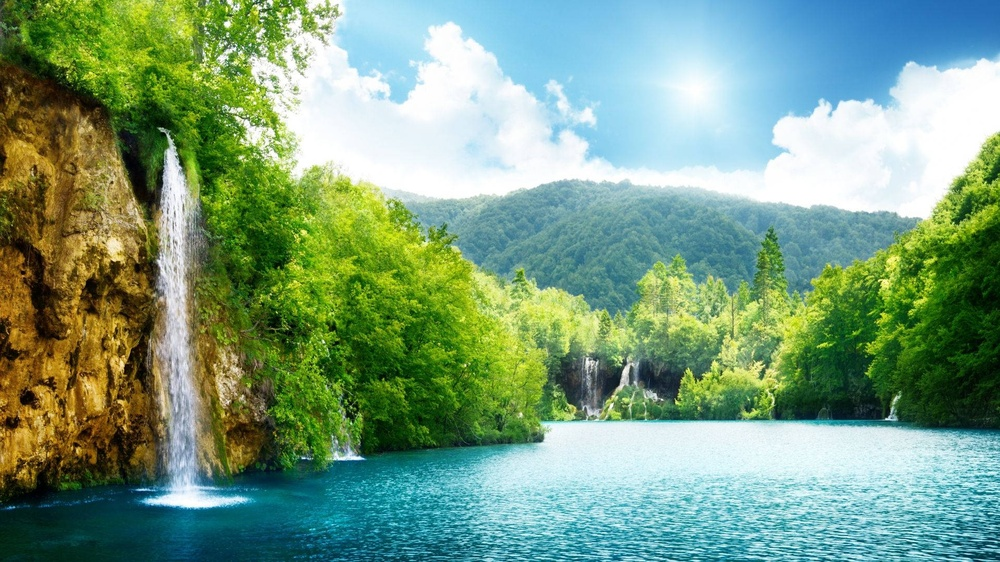
#> input picture codes/non_linear_filters/images/image.jpg, 1000 x 562 px, shrunk from 1920 x 1080 before the run, found by its file name
$ python removing_objects.py
#> lines starting #> are read from the running program, lines starting #| are printed output that depends on the picture; after the words box and inside, x2 and y2 are one past the last pixel; in counts of white or black regions, pixels touching at a corner belong together
import cv2
import numpy as np
import matplotlib.pyplot as plt


img = cv2.imread('./images/image.jpg', cv2.IMREAD_GRAYSCALE)
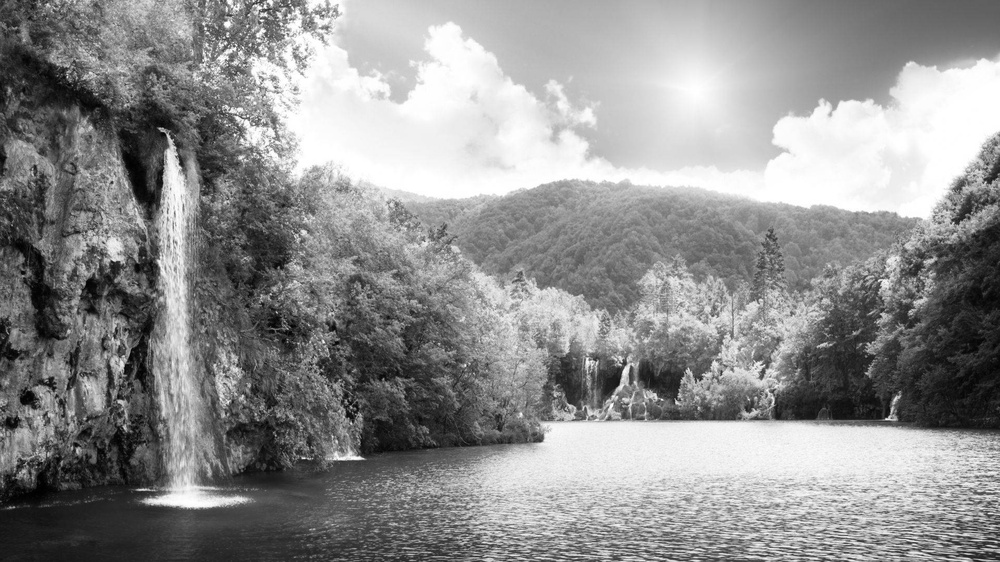
#> img: shape (562, 1000); min 0, max 255, mean 143
ret, img = cv2.threshold(img, 0, 255, cv2.THRESH_BINARY+cv2.THRESH_OTSU)
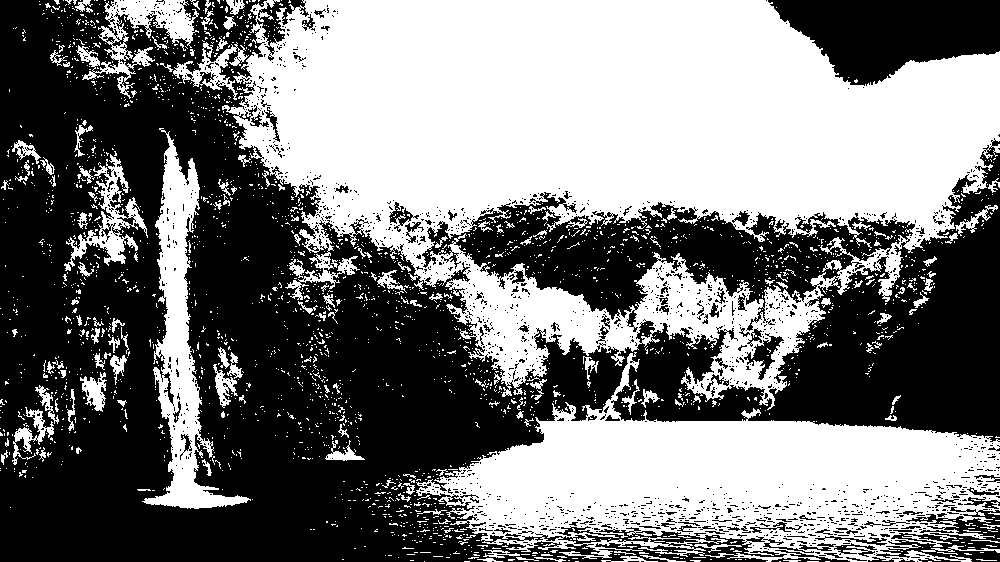
#> img: shape (562, 1000); 47.9% white; 2453 white regions (2282 under 20 px), largest, box (x1, y1, x2, y2) and area: (222, 0, 1000, 410) 173828, (416, 352, 1000, 562) 59028, (142, 128, 251, 509) 11016
#> ret = 145

#  cross kernel
kernel = cv2.getStructuringElement(cv2.MORPH_CROSS, (5, 5))

# erosion
shrink = cv2.erode(img, kernel, iterations=3)
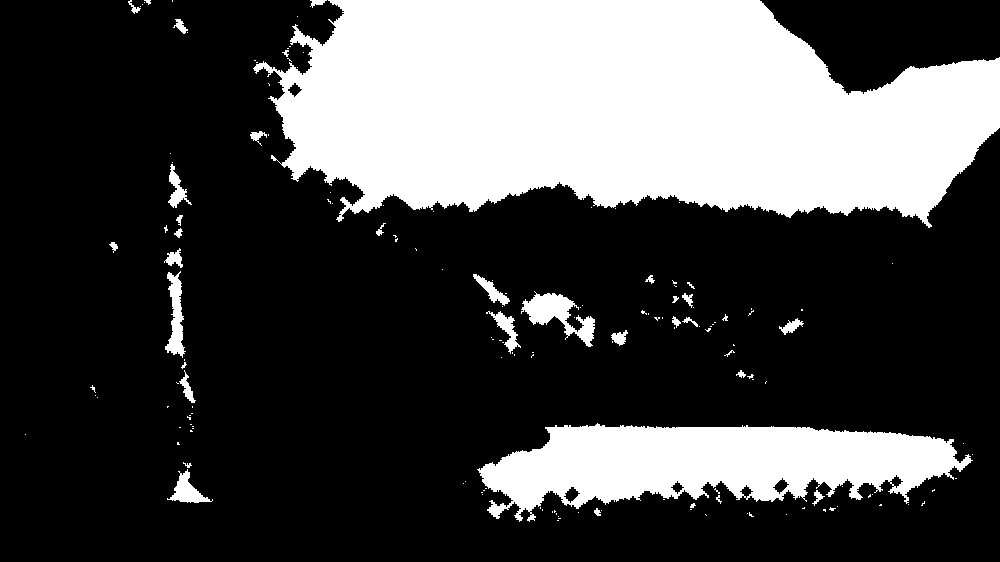
#> shrink: shape (562, 1000); 28.5% white; 158 white regions (123 under 20 px), largest, box (x1, y1, x2, y2) and area: (253, 0, 1000, 228) 124628, (477, 423, 973, 522) 28710, (521, 291, 595, 347) 1639

# dilation
expand = cv2.dilate(shrink, kernel, iterations=3)
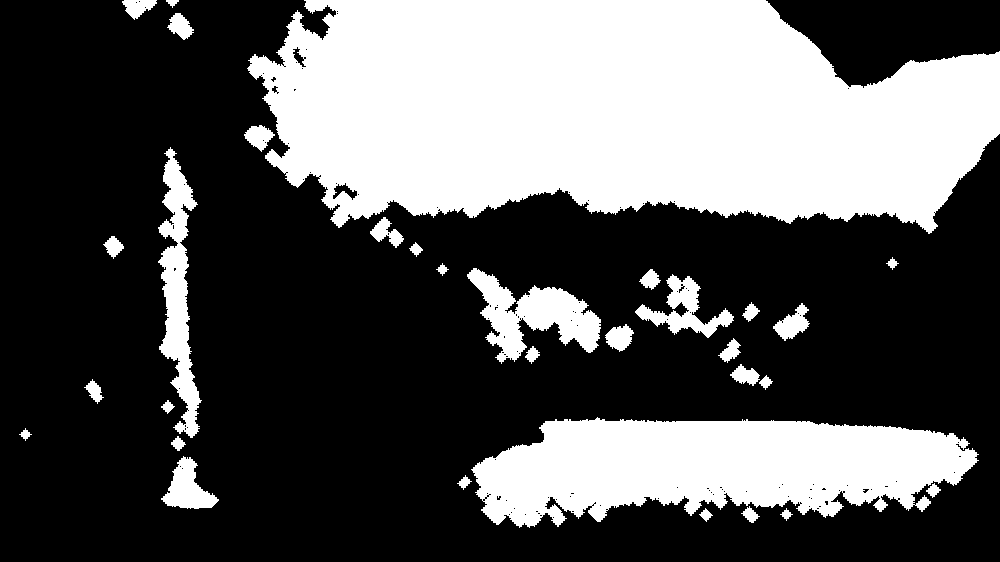
#> expand: shape (562, 1000); 34.6% white; 32 white regions, largest, box (x1, y1, x2, y2) and area: (247, 0, 1000, 234) 134650, (471, 417, 979, 528) 38843, (158, 147, 202, 438) 5723

# ploting
fig, axs = plt.subplots(1, 2, figsize=(10, 5))
axs[0].imshow(img, cmap='gray')
axs[0].set_title('Image')
axs[1].imshow(expand, cmap='gray')
axs[1].set_title('Erosion+Dilation')
plt.show()
